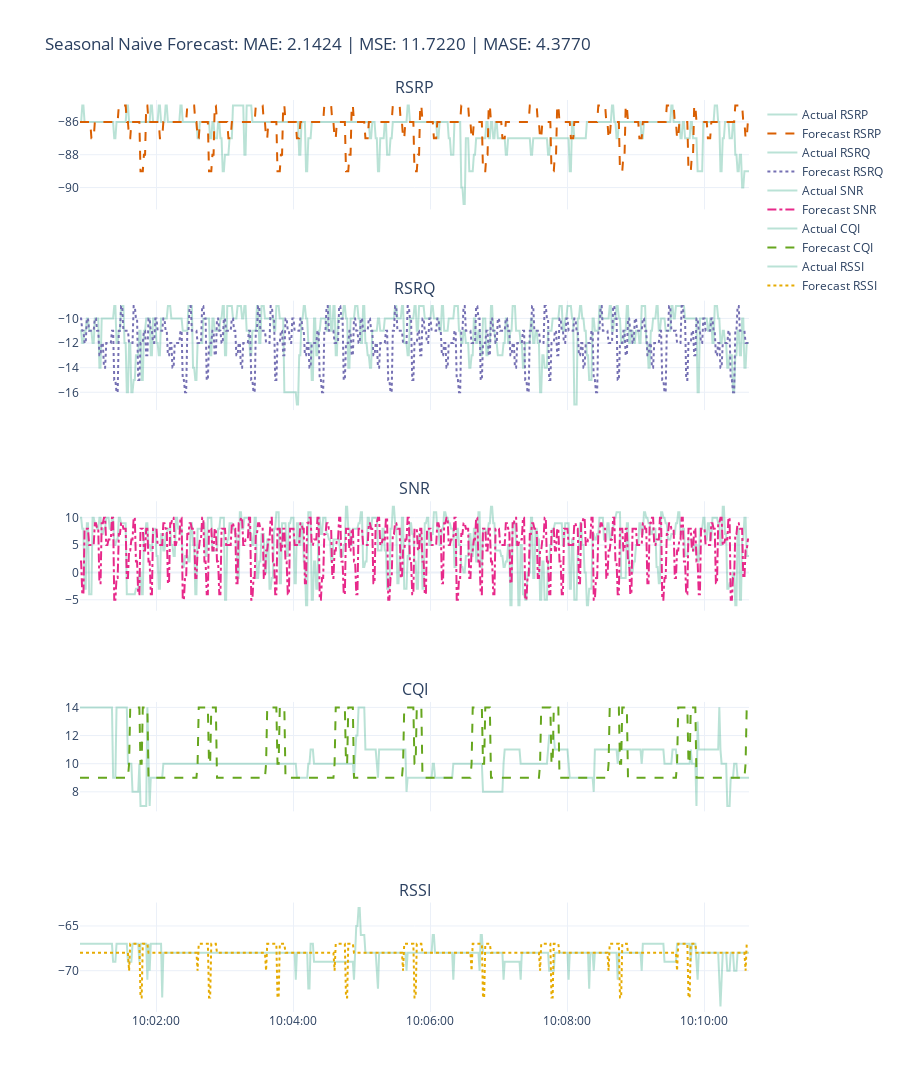

The code cell stored with this chart in its notebook:
### Code cell
fig = plot_forecast(
    ts_actual,
    y_pred,
    title=f"{name}: MAE: {metrics['MAE']:.4f} | MSE: {metrics['MSE']:.4f} | MASE: {metrics['MASE']:.4f}",
)
fig.show()
# fig.write_image("imgs/chapter_4/ma.png")

### Figure 1 — Plotly figure (JSON) as saved in the notebook; plotly's stock layout.template omitted (floating-point values rounded to 4 significant figures; data arrays with more than 128 entries replaced by an {"elided": "..."} marker saying what was removed)
{"data": [{"line": {"color": "rgba(27,158,119, 0.3)"}, "mode": "lines", "name": "Actual RSRP", "type": "scatter", "x": {"elided": "587 str values"}, "xaxis": "x", "y": {"elided": "587 int values"}, "yaxis": "y"}, {"line": {"color": "rgba(217,95,2, 1)", "dash": "dash"}, "mode": "lines", "name": "Forecast RSRP", "type": "scatter", "x": {"elided": "587 str values"}, "xaxis": "x", "y": {"elided": "587 int values"}, "yaxis": "y"}, {"line": {"color": "rgba(27,158,119, 0.3)"}, "mode": "lines", "name": "Actual RSRQ", "type": "scatter", "x": {"elided": "587 str values"}, "xaxis": "x2", "y": {"elided": "587 int values"}, "yaxis": "y2"}, {"line": {"color": "rgba(117,112,179, 1)", "dash": "dot"}, "mode": "lines", "name": "Forecast RSRQ", "type": "scatter", "x": {"elided": "587 str values"}, "xaxis": "x2", "y": {"elided": "587 int values"}, "yaxis": "y2"}, {"line": {"color": "rgba(27,158,119, 0.3)"}, "mode": "lines", "name": "Actual SNR", "type": "scatter", "x": {"elided": "587 str values"}, "xaxis": "x3", "y": {"elided": "587 int values"}, "yaxis": "y3"}, {"line": {"color": "rgba(231,41,138, 1)", "dash": "dashdot"}, "mode": "lines", "name": "Forecast SNR", "type": "scatter", "x": {"elided": "587 str values"}, "xaxis": "x3", "y": {"elided": "587 int values"}, "yaxis": "y3"}, {"line": {"color": "rgba(27,158,119, 0.3)"}, "mode": "lines", "name": "Actual CQI", "type": "scatter", "x": {"elided": "587 str values"}, "xaxis": "x4", "y": {"elided": "587 int values"}, "yaxis": "y4"}, {"line": {"color": "rgba(102,166,30, 1)", "dash": "dash"}, "mode": "lines", "name": "Forecast CQI", "type": "scatter", "x": {"elided": "587 str values"}, "xaxis": "x4", "y": {"elided": "587 int values"}, "yaxis": "y4"}, {"line": {"color": "rgba(27,158,119, 0.3)"}, "mode": "lines", "name": "Actual RSSI", "type": "scatter", "x": {"elided": "587 str values"}, "xaxis": "x5", "y": {"elided": "587 int values"}, "yaxis": "y5"}, {"line": {"color": "rgba(230,171,2, 1)", "dash": "dot"}, "mode": "lines", "name": "Forecast RSSI", "type": "scatter", "x": {"elided": "587 str values"}, "xaxis": "x5", "y": {"elided": "587 int values"}, "yaxis": "y5"}], "layout": {"annotations": [{"font": {"size": 16}, "showarrow": false, "text": "RSRP", "x": 0.5, "xanchor": "center", "xref": "paper", "y": 1, "yanchor": "bottom", "yref": "paper"}, {"font": {"size": 16}, "showarrow": false, "text": "RSRQ", "x": 0.5, "xanchor": "center", "xref": "paper", "y": 0.78, "yanchor": "bottom", "yref": "paper"}, {"font": {"size": 16}, "showarrow": false, "text": "SNR", "x": 0.5, "xanchor": "center", "xref": "paper", "y": 0.56, "yanchor": "bottom", "yref": "paper"}, {"font": {"size": 16}, "showarrow": false, "text": "CQI", "x": 0.5, "xanchor": "center", "xref": "paper", "y": 0.34, "yanchor": "bottom", "yref": "paper"}, {"font": {"size": 16}, "showarrow": false, "text": "RSSI", "x": 0.5, "xanchor": "center", "xref": "paper", "y": 0.12, "yanchor": "bottom", "yref": "paper"}], "height": 1500, "showlegend": true, "title": {"text": "Seasonal Naive Forecast: MAE: 2.1424 | MSE: 11.7220 | MASE: 4.3770"}, "xaxis": {"anchor": "y", "domain": [0, 1], "matches": "x5", "showticklabels": false, "tickformat": "%H:%M:%S"}, "xaxis2": {"anchor": "y2", "domain": [0, 1], "matches": "x5", "showticklabels": false, "tickformat": "%H:%M:%S"}, "xaxis3": {"anchor": "y3", "domain": [0, 1], "matches": "x5", "showticklabels": false, "tickformat": "%H:%M:%S"}, "xaxis4": {"anchor": "y4", "domain": [0, 1], "matches": "x5", "showticklabels": false, "tickformat": "%H:%M:%S"}, "xaxis5": {"anchor": "y5", "domain": [0, 1], "tickformat": "%H:%M:%S"}, "yaxis": {"anchor": "x", "domain": [0.88, 1]}, "yaxis2": {"anchor": "x2", "domain": [0.66, 0.78]}, "yaxis3": {"anchor": "x3", "domain": [0.44, 0.56]}, "yaxis4": {"anchor": "x4", "domain": [0.22, 0.34]}, "yaxis5": {"anchor": "x5", "domain": [0, 0.12]}}}
